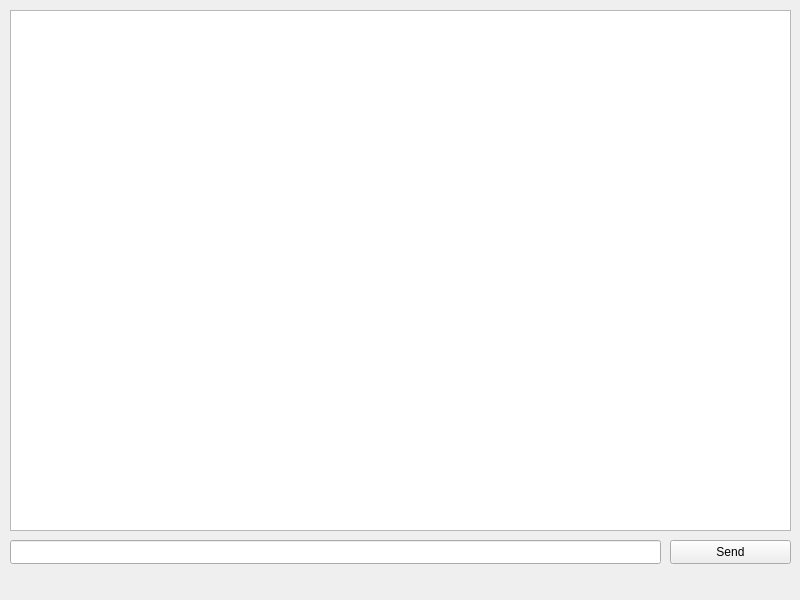
<?xml version="1.0" encoding="UTF-8"?>
<ui version="4.0">
 <class>MainWindow</class>
 <widget class="QMainWindow" name="MainWindow">
  <property name="geometry">
   <rect>
    <x>0</x>
    <y>0</y>
    <width>800</width>
    <height>600</height>
   </rect>
  </property>
  <property name="windowTitle">
   <string>MainWindow</string>
  </property>
  <widget class="QWidget" name="centralwidget">
   <widget class="QLineEdit" name="command">
    <property name="geometry">
     <rect>
      <x>10</x>
      <y>540</y>
      <width>651</width>
      <height>24</height>
     </rect>
    </property>
   </widget>
   <widget class="QPushButton" name="send">
    <property name="geometry">
     <rect>
      <x>670</x>
      <y>540</y>
      <width>121</width>
      <height>24</height>
     </rect>
    </property>
    <property name="text">
     <string>Send</string>
    </property>
   </widget>
   <widget class="QTextEdit" name="history">
    <property name="geometry">
     <rect>
      <x>10</x>
      <y>10</y>
      <width>781</width>
      <height>521</height>
     </rect>
    </property>
    <property name="readOnly">
     <bool>true</bool>
    </property>
    <property name="acceptRichText">
     <bool>false</bool>
    </property>
   </widget>
  </widget>
  <widget class="QMenuBar" name="menubar">
   <property name="geometry">
    <rect>
     <x>0</x>
     <y>0</y>
     <width>800</width>
     <height>21</height>
    </rect>
   </property>
  </widget>
 </widget>
 <resources/>
 <connections/>
</ui>
